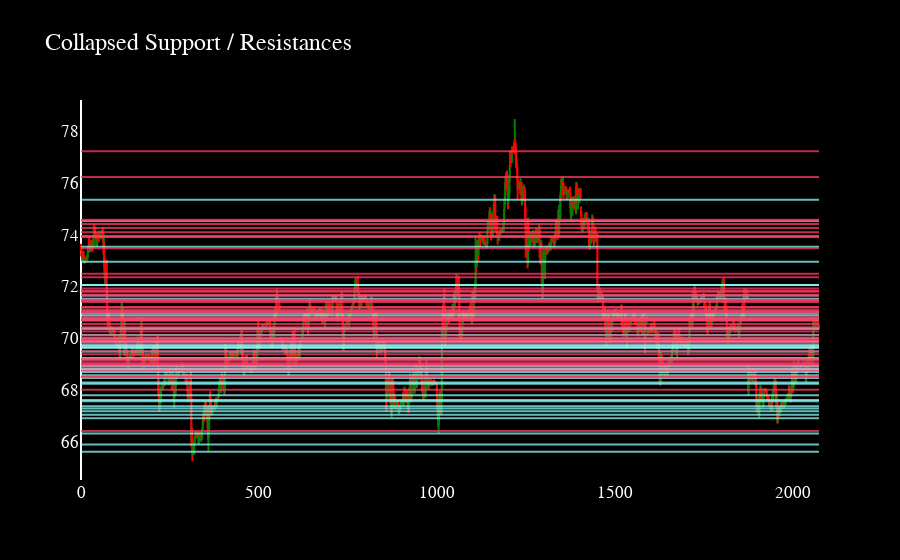

This figure's notebook cell:
### Code cell
import plotly.graph_objects as go
from datetime import datetime
import matplotlib.pyplot as plt

start = dfpl.index[0]
end = dfpl.index[-1]
ss_slice = [(r, y) for (r, y) in ss if start <= r < end]
rr_slice = [(r, y) for (r, y) in rr if start <= r < end]

fig = go.Figure(data=[go.Candlestick(x=dfpl.index,
                open=dfpl['open'],
                high=dfpl['high'],
                low=dfpl['low'],
                close=dfpl['close'],
                increasing_line_color='green',
                decreasing_line_color='red')])

for row, yval in ss_slice:
    fig.add_shape(type='line', x0=start, y0=yval,
                  x1=end,
                  y1=yval,
                  line=dict(color="#8afffd",width=2),
                  name='Support',
                  opacity=0.75
                  )

for row, yval in rr_slice:
    fig.add_shape(type='line', x0=start, y0=yval,
                  x1=end,
                  y1=yval,
                  line=dict(color="#ff3c69",width=2),
                  name='Resistance',
                  opacity=0.75
                  )

fig.update_layout(
    showlegend=False,
    xaxis_rangeslider_visible=False,
    xaxis=dict(showgrid=False),
    yaxis=dict(showgrid=False),
    paper_bgcolor='black',
    plot_bgcolor='black',
    title=dict(text='Collapsed Support / Resistances'),
    font=dict(color='white', size=17, family='Cascadia Black')
)

fig.show()

### Figure 1 — Plotly figure (JSON) as saved in the notebook; plotly's stock layout.template omitted (floating-point values rounded to 4 significant figures; data arrays with more than 128 entries replaced by an {"elided": "..."} marker saying what was removed)
{"data": [{"close": {"elided": "2075 float values"}, "decreasing": {"line": {"color": "red"}}, "high": {"elided": "2075 float values"}, "increasing": {"line": {"color": "green"}}, "low": {"elided": "2075 float values"}, "open": {"elided": "2075 float values"}, "type": "candlestick", "x": {"elided": "2075 int values"}}], "layout": {"font": {"color": "white", "family": "Cascadia Black", "size": 17}, "paper_bgcolor": "black", "plot_bgcolor": "black", "shapes": [{"line": {"color": "#8afffd", "width": 2}, "name": "Support", "opacity": 0.75, "type": "line", "x0": 0, "x1": 2074, "y0": 72.95, "y1": 72.95}, {"line": {"color": "#8afffd", "width": 2}, "name": "Support", "opacity": 0.75, "type": "line", "x0": 0, "x1": 2074, "y0": 72.06, "y1": 72.06}, {"line": {"color": "#8afffd", "width": 2}, "name": "Support", "opacity": 0.75, "type": "line", "x0": 0, "x1": 2074, "y0": 72.06, "y1": 72.06}, {"line": {"color": "#8afffd", "width": 2}, "name": "Support", "opacity": 0.75, "type": "line", "x0": 0, "x1": 2074, "y0": 70.38, "y1": 70.38}, {"line": {"color": "#8afffd", "width": 2}, "name": "Support", "opacity": 0.75, "type": "line", "x0": 0, "x1": 2074, "y0": 69.19, "y1": 69.19}, {"line": {"color": "#8afffd", "width": 2}, "name": "Support", "opacity": 0.75, "type": "line", "x0": 0, "x1": 2074, "y0": 68.82, "y1": 68.82}, {"line": {"color": "#8afffd", "width": 2}, "name": "Support", "opacity": 0.75, "type": "line", "x0": 0, "x1": 2074, "y0": 68.82, "y1": 68.82}, {"line": {"color": "#8afffd", "width": 2}, "name": "Support", "opacity": 0.75, "type": "line", "x0": 0, "x1": 2074, "y0": 65.91, "y1": 65.91}, {"line": {"color": "#8afffd", "width": 2}, "name": "Support", "opacity": 0.75, "type": "line", "x0": 0, "x1": 2074, "y0": 65.63, "y1": 65.63}, {"line": {"color": "#8afffd", "width": 2}, "name": "Support", "opacity": 0.75, "type": "line", "x0": 0, "x1": 2074, "y0": 67.05, "y1": 67.05}, {"line": {"color": "#8afffd", "width": 2}, "name": "Support", "opacity": 0.75, "type": "line", "x0": 0, "x1": 2074, "y0": 67.81, "y1": 67.81}, {"line": {"color": "#8afffd", "width": 2}, "name": "Support", "opacity": 0.75, "type": "line", "x0": 0, "x1": 2074, "y0": 69.24, "y1": 69.24}, {"line": {"color": "#8afffd", "width": 2}, "name": "Support", "opacity": 0.75, "type": "line", "x0": 0, "x1": 2074, "y0": 68.47, "y1": 68.47}, {"line": {"color": "#8afffd", "width": 2}, "name": "Support", "opacity": 0.75, "type": "line", "x0": 0, "x1": 2074, "y0": 68.7, "y1": 68.7}, {"line": {"color": "#8afffd", "width": 2}, "name": "Support", "opacity": 0.75, "type": "line", "x0": 0, "x1": 2074, "y0": 69.91, "y1": 69.91}, {"line": {"color": "#8afffd", "width": 2}, "name": "Support", "opacity": 0.75, "type": "line", "x0": 0, "x1": 2074, "y0": 68.58, "y1": 68.58}, {"line": {"color": "#8afffd", "width": 2}, "name": "Support", "opacity": 0.75, "type": "line", "x0": 0, "x1": 2074, "y0": 68.95, "y1": 68.95}, {"line": {"color": "#8afffd", "width": 2}, "name": "Support", "opacity": 0.75, "type": "line", "x0": 0, "x1": 2074, "y0": 70.96, "y1": 70.96}, {"line": {"color": "#8afffd", "width": 2}, "name": "Support", "opacity": 0.75, "type": "line", "x0": 0, "x1": 2074, "y0": 70.77, "y1": 70.77}, {"line": {"color": "#8afffd", "width": 2}, "name": "Support", "opacity": 0.75, "type": "line", "x0": 0, "x1": 2074, "y0": 70.88, "y1": 70.88}, {"line": {"color": "#8afffd", "width": 2}, "name": "Support", "opacity": 0.75, "type": "line", "x0": 0, "x1": 2074, "y0": 70.37, "y1": 70.37}, {"line": {"color": "#8afffd", "width": 2}, "name": "Support", "opacity": 0.75, "type": "line", "x0": 0, "x1": 2074, "y0": 70.71, "y1": 70.71}, {"line": {"color": "#8afffd", "width": 2}, "name": "Support", "opacity": 0.75, "type": "line", "x0": 0, "x1": 2074, "y0": 69.49, "y1": 69.49}, {"line": {"color": "#8afffd", "width": 2}, "name": "Support", "opacity": 0.75, "type": "line", "x0": 0, "x1": 2074, "y0": 67.29, "y1": 67.29}, {"line": {"color": "#8afffd", "width": 2}, "name": "Support", "opacity": 0.75, "type": "line", "x0": 0, "x1": 2074, "y0": 67.57, "y1": 67.57}, {"line": {"color": "#8afffd", "width": 2}, "name": "Support", "opacity": 0.75, "type": "line", "x0": 0, "x1": 2074, "y0": 66.33, "y1": 66.33}, {"line": {"color": "#8afffd", "width": 2}, "name": "Support", "opacity": 0.75, "type": "line", "x0": 0, "x1": 2074, "y0": 71.65, "y1": 71.65}, {"line": {"color": "#8afffd", "width": 2}, "name": "Support", "opacity": 0.75, "type": "line", "x0": 0, "x1": 2074, "y0": 69.87, "y1": 69.87}, {"line": {"color": "#8afffd", "width": 2}, "name": "Support", "opacity": 0.75, "type": "line", "x0": 0, "x1": 2074, "y0": 73.53, "y1": 73.53}, {"line": {"color": "#8afffd", "width": 2}, "name": "Support", "opacity": 0.75, "type": "line", "x0": 0, "x1": 2074, "y0": 71.53, "y1": 71.53}, {"line": {"color": "#8afffd", "width": 2}, "name": "Support", "opacity": 0.75, "type": "line", "x0": 0, "x1": 2074, "y0": 75.35, "y1": 75.35}, {"line": {"color": "#8afffd", "width": 2}, "name": "Support", "opacity": 0.75, "type": "line", "x0": 0, "x1": 2074, "y0": 74.53, "y1": 74.53}, {"line": {"color": "#8afffd", "width": 2}, "name": "Support", "opacity": 0.75, "type": "line", "x0": 0, "x1": 2074, "y0": 69.71, "y1": 69.71}, {"line": {"color": "#8afffd", "width": 2}, "name": "Support", "opacity": 0.75, "type": "line", "x0": 0, "x1": 2074, "y0": 69.64, "y1": 69.64}, {"line": {"color": "#8afffd", "width": 2}, "name": "Support", "opacity": 0.75, "type": "line", "x0": 0, "x1": 2074, "y0": 69.99, "y1": 69.99}, {"line": {"color": "#8afffd", "width": 2}, "name": "Support", "opacity": 0.75, "type": "line", "x0": 0, "x1": 2074, "y0": 69.75, "y1": 69.75}, {"line": {"color": "#8afffd", "width": 2}, "name": "Support", "opacity": 0.75, "type": "line", "x0": 0, "x1": 2074, "y0": 69.65, "y1": 69.65}, {"line": {"color": "#8afffd", "width": 2}, "name": "Support", "opacity": 0.75, "type": "line", "x0": 0, "x1": 2074, "y0": 70.38, "y1": 70.38}, {"line": {"color": "#8afffd", "width": 2}, "name": "Support", "opacity": 0.75, "type": "line", "x0": 0, "x1": 2074, "y0": 70.13, "y1": 70.13}, {"line": {"color": "#8afffd", "width": 2}, "name": "Support", "opacity": 0.75, "type": "line", "x0": 0, "x1": 2074, "y0": 66.92, "y1": 66.92}, {"line": {"color": "#8afffd", "width": 2}, "name": "Support", "opacity": 0.75, "type": "line", "x0": 0, "x1": 2074, "y0": 67.62, "y1": 67.62}, {"line": {"color": "#8afffd", "width": 2}, "name": "Support", "opacity": 0.75, "type": "line", "x0": 0, "x1": 2074, "y0": 67.38, "y1": 67.38}, {"line": {"color": "#8afffd", "width": 2}, "name": "Support", "opacity": 0.75, "type": "line", "x0": 0, "x1": 2074, "y0": 67.19, "y1": 67.19}, {"line": {"color": "#8afffd", "width": 2}, "name": "Support", "opacity": 0.75, "type": "line", "x0": 0, "x1": 2074, "y0": 68.25, "y1": 68.25}, {"line": {"color": "#8afffd", "width": 2}, "name": "Support", "opacity": 0.75, "type": "line", "x0": 0, "x1": 2074, "y0": 68.77, "y1": 68.77}, {"line": {"color": "#8afffd", "width": 2}, "name": "Support", "opacity": 0.75, "type": "line", "x0": 0, "x1": 2074, "y0": 68.3, "y1": 68.3}, {"line": {"color": "#8afffd", "width": 2}, "name": "Support", "opacity": 0.75, "type": "line", "x0": 0, "x1": 2074, "y0": 68.92, "y1": 68.92}, {"line": {"color": "#ff3c69", "width": 2}, "name": "Resistance", "opacity": 0.75, "type": "line", "x0": 0, "x1": 2074, "y0": 73.91, "y1": 73.91}, {"line": {"color": "#ff3c69", "width": 2}, "name": "Resistance", "opacity": 0.75, "type": "line", "x0": 0, "x1": 2074, "y0": 74.41, "y1": 74.41}, {"line": {"color": "#ff3c69", "width": 2}, "name": "Resistance", "opacity": 0.75, "type": "line", "x0": 0, "x1": 2074, "y0": 70.43, "y1": 70.43}, {"line": {"color": "#ff3c69", "width": 2}, "name": "Resistance", "opacity": 0.75, "type": "line", "x0": 0, "x1": 2074, "y0": 70.11, "y1": 70.11}, {"line": {"color": "#ff3c69", "width": 2}, "name": "Resistance", "opacity": 0.75, "type": "line", "x0": 0, "x1": 2074, "y0": 69.08, "y1": 69.08}, {"line": {"color": "#ff3c69", "width": 2}, "name": "Resistance", "opacity": 0.75, "type": "line", "x0": 0, "x1": 2074, "y0": 66.43, "y1": 66.43}, {"line": {"color": "#ff3c69", "width": 2}, "name": "Resistance", "opacity": 0.75, "type": "line", "x0": 0, "x1": 2074, "y0": 68.5, "y1": 68.5}, {"line": {"color": "#ff3c69", "width": 2}, "name": "Resistance", "opacity": 0.75, "type": "line", "x0": 0, "x1": 2074, "y0": 69.81, "y1": 69.81}, {"line": {"color": "#ff3c69", "width": 2}, "name": "Resistance", "opacity": 0.75, "type": "line", "x0": 0, "x1": 2074, "y0": 69.5, "y1": 69.5}, {"line": {"color": "#ff3c69", "width": 2}, "name": "Resistance", "opacity": 0.75, "type": "line", "x0": 0, "x1": 2074, "y0": 69.92, "y1": 69.92}, {"line": {"color": "#ff3c69", "width": 2}, "name": "Resistance", "opacity": 0.75, "type": "line", "x0": 0, "x1": 2074, "y0": 69.39, "y1": 69.39}, {"line": {"color": "#ff3c69", "width": 2}, "name": "Resistance", "opacity": 0.75, "type": "line", "x0": 0, "x1": 2074, "y0": 69, "y1": 69}, {"line": {"color": "#ff3c69", "width": 2}, "name": "Resistance", "opacity": 0.75, "type": "line", "x0": 0, "x1": 2074, "y0": 69, "y1": 69}, {"line": {"color": "#ff3c69", "width": 2}, "name": "Resistance", "opacity": 0.75, "type": "line", "x0": 0, "x1": 2074, "y0": 70.7, "y1": 70.7}, {"line": {"color": "#ff3c69", "width": 2}, "name": "Resistance", "opacity": 0.75, "type": "line", "x0": 0, "x1": 2074, "y0": 70.75, "y1": 70.75}, {"line": {"color": "#ff3c69", "width": 2}, "name": "Resistance", "opacity": 0.75, "type": "line", "x0": 0, "x1": 2074, "y0": 71.92, "y1": 71.92}, {"line": {"color": "#ff3c69", "width": 2}, "name": "Resistance", "opacity": 0.75, "type": "line", "x0": 0, "x1": 2074, "y0": 70.26, "y1": 70.26}, {"line": {"color": "#ff3c69", "width": 2}, "name": "Resistance", "opacity": 0.75, "type": "line", "x0": 0, "x1": 2074, "y0": 71.2, "y1": 71.2}, {"line": {"color": "#ff3c69", "width": 2}, "name": "Resistance", "opacity": 0.75, "type": "line", "x0": 0, "x1": 2074, "y0": 71.2, "y1": 71.2}, {"line": {"color": "#ff3c69", "width": 2}, "name": "Resistance", "opacity": 0.75, "type": "line", "x0": 0, "x1": 2074, "y0": 71.65, "y1": 71.65}, {"line": {"color": "#ff3c69", "width": 2}, "name": "Resistance", "opacity": 0.75, "type": "line", "x0": 0, "x1": 2074, "y0": 71.68, "y1": 71.68}, {"line": {"color": "#ff3c69", "width": 2}, "name": "Resistance", "opacity": 0.75, "type": "line", "x0": 0, "x1": 2074, "y0": 71.45, "y1": 71.45}, {"line": {"color": "#ff3c69", "width": 2}, "name": "Resistance", "opacity": 0.75, "type": "line", "x0": 0, "x1": 2074, "y0": 72.36, "y1": 72.36}, {"line": {"color": "#ff3c69", "width": 2}, "name": "Resistance", "opacity": 0.75, "type": "line", "x0": 0, "x1": 2074, "y0": 70.01, "y1": 70.01}, {"line": {"color": "#ff3c69", "width": 2}, "name": "Resistance", "opacity": 0.75, "type": "line", "x0": 0, "x1": 2074, "y0": 68.76, "y1": 68.76}, {"line": {"color": "#ff3c69", "width": 2}, "name": "Resistance", "opacity": 0.75, "type": "line", "x0": 0, "x1": 2074, "y0": 68.02, "y1": 68.02}, {"line": {"color": "#ff3c69", "width": 2}, "name": "Resistance", "opacity": 0.75, "type": "line", "x0": 0, "x1": 2074, "y0": 68.98, "y1": 68.98}, {"line": {"color": "#ff3c69", "width": 2}, "name": "Resistance", "opacity": 0.75, "type": "line", "x0": 0, "x1": 2074, "y0": 68.53, "y1": 68.53}, {"line": {"color": "#ff3c69", "width": 2}, "name": "Resistance", "opacity": 0.75, "type": "line", "x0": 0, "x1": 2074, "y0": 71.04, "y1": 71.04}, {"line": {"color": "#ff3c69", "width": 2}, "name": "Resistance", "opacity": 0.75, "type": "line", "x0": 0, "x1": 2074, "y0": 71.1, "y1": 71.1}, {"line": {"color": "#ff3c69", "width": 2}, "name": "Resistance", "opacity": 0.75, "type": "line", "x0": 0, "x1": 2074, "y0": 72.49, "y1": 72.49}, {"line": {"color": "#ff3c69", "width": 2}, "name": "Resistance", "opacity": 0.75, "type": "line", "x0": 0, "x1": 2074, "y0": 71.05, "y1": 71.05}, {"line": {"color": "#ff3c69", "width": 2}, "name": "Resistance", "opacity": 0.75, "type": "line", "x0": 0, "x1": 2074, "y0": 73.95, "y1": 73.95}, {"line": {"color": "#ff3c69", "width": 2}, "name": "Resistance", "opacity": 0.75, "type": "line", "x0": 0, "x1": 2074, "y0": 74.09, "y1": 74.09}, {"line": {"color": "#ff3c69", "width": 2}, "name": "Resistance", "opacity": 0.75, "type": "line", "x0": 0, "x1": 2074, "y0": 74.54, "y1": 74.54}, {"line": {"color": "#ff3c69", "width": 2}, "name": "Resistance", "opacity": 0.75, "type": "line", "x0": 0, "x1": 2074, "y0": 77.22, "y1": 77.22}, {"line": {"color": "#ff3c69", "width": 2}, "name": "Resistance", "opacity": 0.75, "type": "line", "x0": 0, "x1": 2074, "y0": 74.26, "y1": 74.26}, {"line": {"color": "#ff3c69", "width": 2}, "name": "Resistance", "opacity": 0.75, "type": "line", "x0": 0, "x1": 2074, "y0": 73.48, "y1": 73.48}, {"line": {"color": "#ff3c69", "width": 2}, "name": "Resistance", "opacity": 0.75, "type": "line", "x0": 0, "x1": 2074, "y0": 73.93, "y1": 73.93}, {"line": {"color": "#ff3c69", "width": 2}, "name": "Resistance", "opacity": 0.75, "type": "line", "x0": 0, "x1": 2074, "y0": 74.57, "y1": 74.57}, {"line": {"color": "#ff3c69", "width": 2}, "name": "Resistance", "opacity": 0.75, "type": "line", "x0": 0, "x1": 2074, "y0": 76.22, "y1": 76.22}, {"line": {"color": "#ff3c69", "width": 2}, "name": "Resistance", "opacity": 0.75, "type": "line", "x0": 0, "x1": 2074, "y0": 71.84, "y1": 71.84}, {"line": {"color": "#ff3c69", "width": 2}, "name": "Resistance", "opacity": 0.75, "type": "line", "x0": 0, "x1": 2074, "y0": 70.73, "y1": 70.73}, {"line": {"color": "#ff3c69", "width": 2}, "name": "Resistance", "opacity": 0.75, "type": "line", "x0": 0, "x1": 2074, "y0": 70.7, "y1": 70.7}, {"line": {"color": "#ff3c69", "width": 2}, "name": "Resistance", "opacity": 0.75, "type": "line", "x0": 0, "x1": 2074, "y0": 70.99, "y1": 70.99}, {"line": {"color": "#ff3c69", "width": 2}, "name": "Resistance", "opacity": 0.75, "type": "line", "x0": 0, "x1": 2074, "y0": 69.21, "y1": 69.21}, {"line": {"color": "#ff3c69", "width": 2}, "name": "Resistance", "opacity": 0.75, "type": "line", "x0": 0, "x1": 2074, "y0": 70.35, "y1": 70.35}, {"line": {"color": "#ff3c69", "width": 2}, "name": "Resistance", "opacity": 0.75, "type": "line", "x0": 0, "x1": 2074, "y0": 69.93, "y1": 69.93}, {"line": {"color": "#ff3c69", "width": 2}, "name": "Resistance", "opacity": 0.75, "type": "line", "x0": 0, "x1": 2074, "y0": 71.49, "y1": 71.49}, {"line": {"color": "#ff3c69", "width": 2}, "name": "Resistance", "opacity": 0.75, "type": "line", "x0": 0, "x1": 2074, "y0": 71.8, "y1": 71.8}, {"line": {"color": "#ff3c69", "width": 2}, "name": "Resistance", "opacity": 0.75, "type": "line", "x0": 0, "x1": 2074, "y0": 70.55, "y1": 70.55}, {"line": {"color": "#ff3c69", "width": 2}, "name": "Resistance", "opacity": 0.75, "type": "line", "x0": 0, "x1": 2074, "y0": 71.4, "y1": 71.4}, {"line": {"color": "#ff3c69", "width": 2}, "name": "Resistance", "opacity": 0.75, "type": "line", "x0": 0, "x1": 2074, "y0": 68.88, "y1": 68.88}, {"line": {"color": "#ff3c69", "width": 2}, "name": "Resistance", "opacity": 0.75, "type": "line", "x0": 0, "x1": 2074, "y0": 69.17, "y1": 69.17}, {"line": {"color": "#ff3c69", "width": 2}, "name": "Resistance", "opacity": 0.75, "type": "line", "x0": 0, "x1": 2074, "y0": 70.81, "y1": 70.81}, {"line": {"color": "#ff3c69", "width": 2}, "name": "Resistance", "opacity": 0.75, "type": "line", "x0": 0, "x1": 2074, "y0": 70.69, "y1": 70.69}], "showlegend": false, "title": {"text": "Collapsed Support / Resistances"}, "xaxis": {"rangeslider": {"visible": false}, "showgrid": false}, "yaxis": {"showgrid": false}}}
